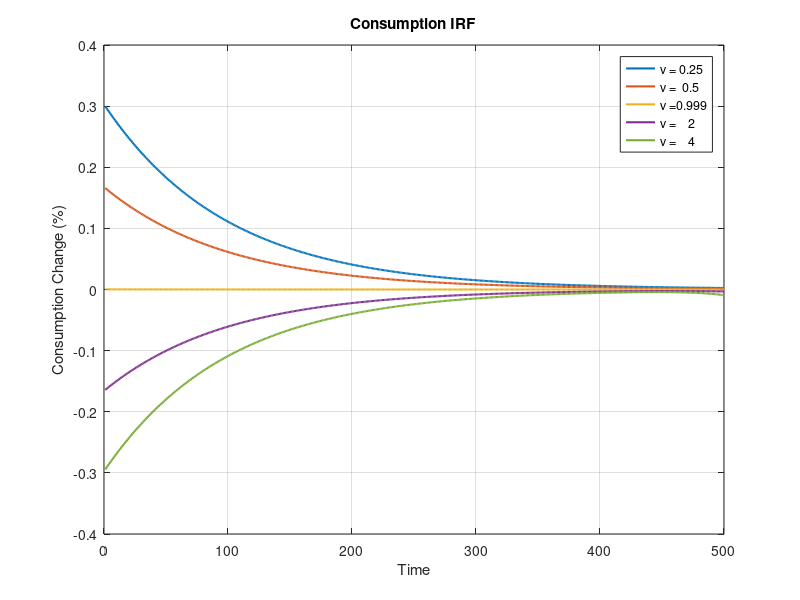
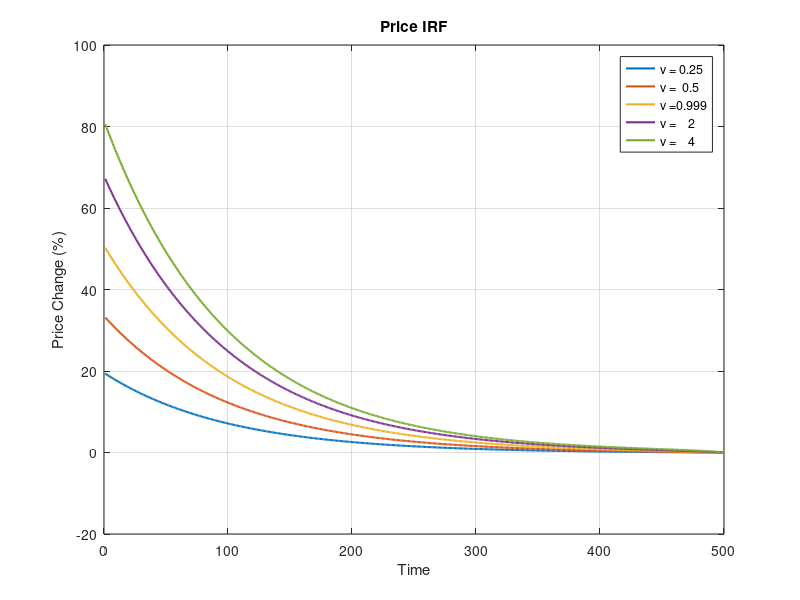
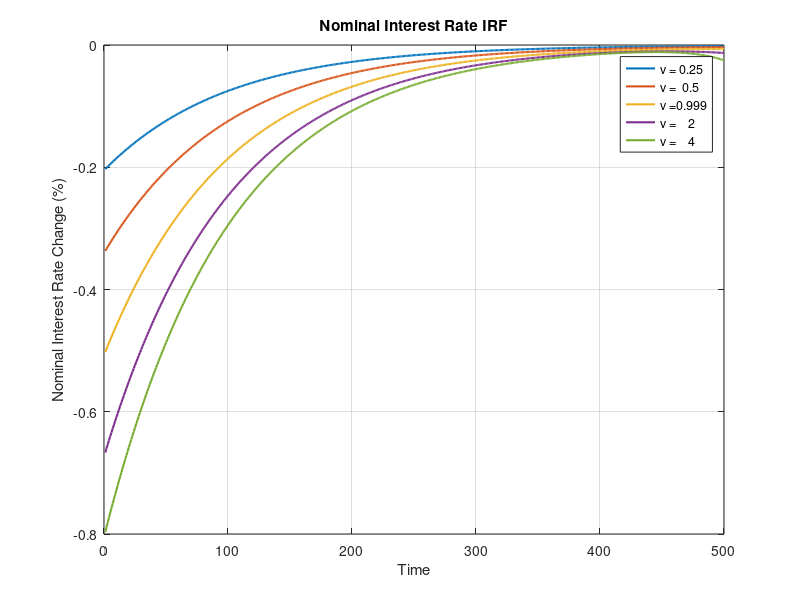

MATLAB code to generate these figures, in order:
% ECON 210C Homework 1
% Author: Jiahui Shui

%% Parameters
gam = 1;
phi = 1;
chi = 1;
beta = 0.99;
rho = 0.99;
sigma_m = 0.01;
nu_arr = [0.25, 0.5, 0.999, 2, 4];

% time
T = 500;

% Set random seed
rng(69027469);

%% Calibration
nu_len = length(nu_arr);
theta_arr = zeros(1, nu_len);
for i = 1:nu_len
    nu = nu_arr(i);
    f = @(theta) (1-beta)^(-1/nu)*(theta/(1-theta))^(1/nu)*((1-theta)/chi*((1-theta+theta*(1-beta)^(-(1-nu)/nu)*(theta/(1-theta))^((1-nu)/nu)))^((nu-gam)/(1-nu)))^(1/(phi+gam))-1;
    theta_arr(i) = fzero(f, 0.01);
end


%% Setup Matrices
I = sparse(eye(T));
O = sparse(zeros(T,T));
Ip1 = sparse(diag(ones(1, T-1), 1));
Im1 = sparse(diag(ones(1, T-1), -1));

%% Generating m
ep = sigma_m*randn(T,1);
m = zeros(T,1);
m(1) = 1;
for j=2:T
    m(j) = rho*m(j-1);
end

%% Iteration
for i=1:nu_len
    nu = nu_arr(i);
    theta = theta_arr(i);
    % Market Clearing Condition Block
    Phigmc = I;
    Phigmy = -I;
    Phigmq = O; Phigmx = O; Phigmw = O;
    
    Phieulc = nu*I-nu*Ip1;
    Phieulx = (gam-nu)*I-(gam-nu)*Ip1;
    Phieulq = I;
    Phieuly = O;
    Phieulw = O;
 
    dHdY = [Phigmc, Phigmq, Phigmx, Phigmy, Phigmw; Phieulc, Phieulq, Phieulx, Phieuly, Phieulw];
    % There's extra term dHdU here
    Phigmn = O;
    Phieuln = O;
    Phigmp = O;
    Phieulp = I-Ip1;
    dHdU = [Phigmn, Phigmp; Phieuln, Phieulp];

    % Firm Block
    Phiyn = I;
    Phiyp = O;
    Phiyep = O;
    Phiwp = I;
    Phiwn = O;
    Phiwep = O;
    dYFdU = [Phiyn, Phiyp;Phiwn, Phiwp];
    dYFdZ = [Phiyep; Phiwep];

    % Households Block
    omega = (theta^(1/nu)*(1-beta)^(1-1/nu))/((1-theta)^(1/nu)+theta^(1/nu)*(1-beta)^(1-1/nu));
    eta = beta/(nu*(1-beta));
    Phicn = -eta*phi/(gam*eta+(gam-nu)*omega*eta)*I;
    Phicp = -(gam-nu)*omega*eta/(gam*eta+(gam-nu)*omega*eta)*I;
    Phiqn = -phi/(gam*eta+(gam-nu)*omega*eta)*I;
    Phiqp = gam/(gam*eta+(gam-nu)*omega*eta)*I;
    Phicm = (gam-nu)*omega*eta/(gam*eta+(gam-nu)*omega*eta)*I;
    Phiqm = -gam/(gam*eta+(gam-nu)*omega*eta)*I;
    Phixn = (1-omega)*Phicn;
    Phixp = (1-omega)*Phicp - omega*I;
    Phixm = (1-omega)*Phicm + omega*I;
    dYHdU = [Phicn, Phicp;Phiqn, Phiqp; Phixn, Phixp];
    dYHdZ = [Phicm; Phiqm; Phixm];

    % Stack dYdU and dYdZ
    dYdU = [dYHdU; dYFdU];
    dYdZ = [dYHdZ; dYFdZ];

    % Compute dHdU and dHdZ
    dHdU = dHdY * dYdU + dHdU;
    dHdZ = dHdY * dYdZ;

    % Jacobian
    dUdZ = -inv(dHdU)*dHdZ;
    dYdZ = dYdU*dUdZ+dYdZ;
    dXdZ = [dUdZ;dYdZ];

    % Compute IRF
    X = dXdZ * m;
    B = reshape(X, [T, 7]);
    
    % Unpack B
    n = B(: ,1);
    p = B(:, 2);
    c = B(:, 3);
    q = B(:, 4);
    x = B(:, 5);
    y = B(:, 6);
    w = B(:, 7);
    
    % Plot c
    figure(1);
    plot(1:length(c), c*100, '-', 'Linewidth', 1.5);
    hold on

    figure(2);
    plot(1:length(p), p*100, '-', 'Linewidth', 1.5);
    hold on

    figure(3);
    plot(1:length(q), q*100, '-', 'Linewidth', 1.5);
    hold on
end

%% Check Sum
sum(abs(y-n)<1e-5)/T == 1
sum(abs(w-p)<1e-5)/T == 1
sum(abs(gam*c+phi*n+(gam-nu)*omega*eta*q)<1e-5)/T==1
sum(abs(m-p-c+eta*q)<1e-5)/T == 1
sum(abs(y-c)<1e-5)/T==1
sum(abs(q+Phieulp*p+Phieulc*c+Phieulx*x)<1e-5)/T==1
sum(abs(x-(1-omega)*c-omega*(m-p))<1e-5)/T==1

%% Finish Plot
figure(1)
hold off
legend(strcat('\nu = ',num2str(nu_arr')))
title('Consumption IRF')
xlabel('Time')
ylabel('Consumption Change (%)')
grid on

figure(2)
hold off
legend(strcat('\nu = ',num2str(nu_arr')))
title('Price IRF')
xlabel('Time')
ylabel('Price Change (%)')
grid on

figure(3)
hold off
legend(strcat('\nu = ',num2str(nu_arr')))
title('Nominal Interest Rate IRF')
xlabel('Time')
ylabel('Nominal Interest Rate Change (%)')
grid on